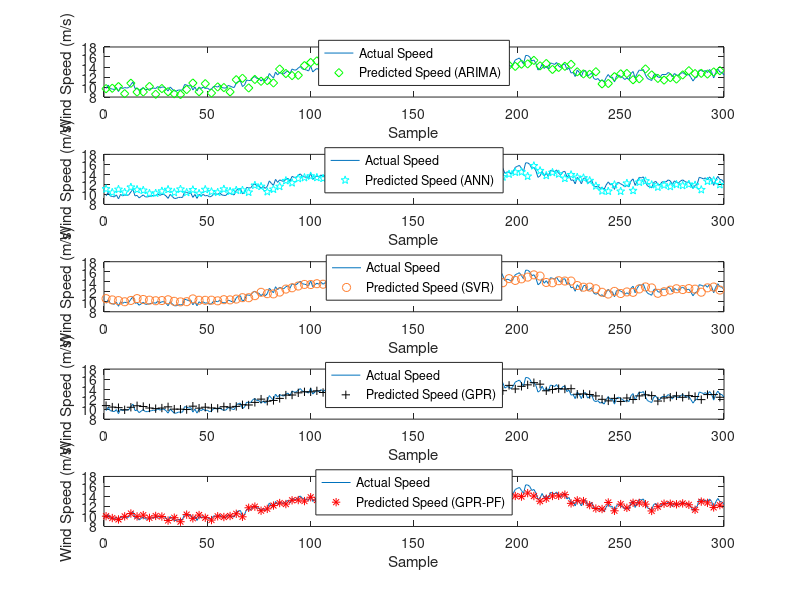

The MATLAB source for this figure:
%This file is to generate the plot of trend, error distribution and
%correlation between YtestVinalhaven speed and predict speed of Blandford by 5
%different methods
clear;
close all;
load('AllResults.mat');
x=1:300;
subplot(5,1,1)
plot(YtestVinalhaven);                     
hold on
plot( x(1:3:300),Yhat3ARIMAVinalhaven(1:3:300), 'dg');
xlabel('Sample');
ylabel('Wind Speed (m/s)');
% title('Three-step-ahead Wind Speed Prediction in Vinalhaven');
legend('Actual Speed','Predicted Speed (ARIMA)','Location','South');
hold off
subplot(5,1,2);
plot(YtestVinalhaven); 
hold on
plot( x(1:3:300),Yhat3ANNVinalhaven(1:3:300),'pc');
xlabel('Sample');
ylabel('Wind Speed (m/s)');
legend('Actual Speed','Predicted Speed (ANN)','Location','South');
hold off

subplot(5,1,3);
plot(YtestVinalhaven); 
hold on
plot( x(1:3:300),Yhat3SVRVinalhaven(1:3:300),'o','Color',[1 0.5 0.2]);
xlabel('Sample');
ylabel('Wind Speed (m/s)');
legend('Actual Speed','Predicted Speed (SVR)','Location','South');
hold off

subplot(5,1,4);

plot(YtestVinalhaven); 
hold on
plot( x(1:3:300),Yhat3GPRVinalhaven(1:3:300),'+k');
xlabel('Sample');
ylabel('Wind Speed (m/s)');
legend('Actual Speed','Predicted Speed (GPR)','Location','South');
hold off

subplot(5,1,5);

plot(YtestVinalhaven); 
hold on
plot( x(1:3:300),Yhat3GPRPFVinalhaven(1:3:300),'*r');
xlabel('Sample');
ylabel('Wind Speed (m/s)');
legend('Actual Speed','Predicted Speed (GPR-PF)','Location','South');
hold off